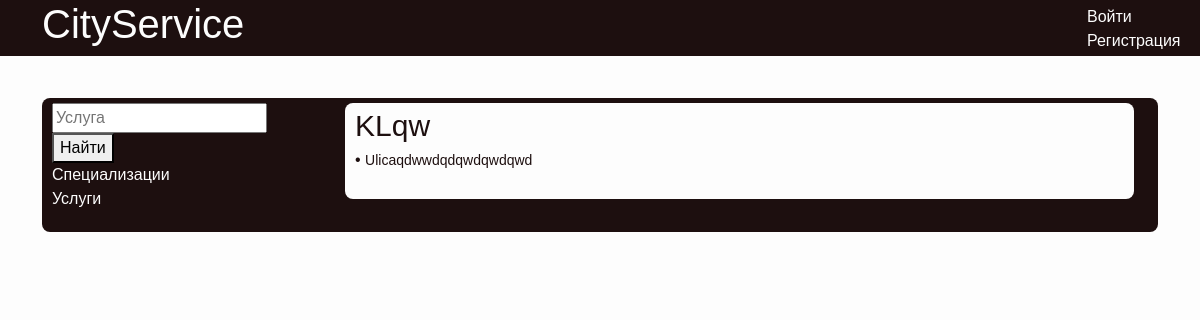
The app's page /cityservice/companies, older data.
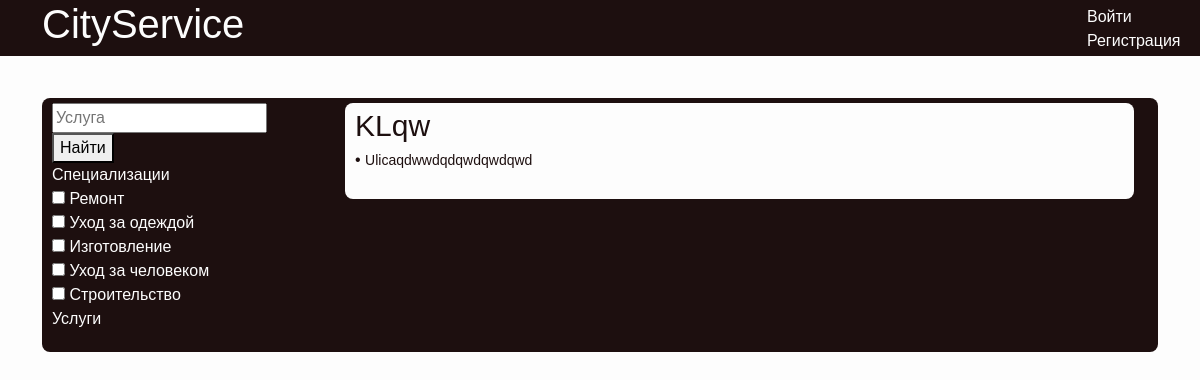
The same page, newer data.
### etc/models.py (models this page shows)
class Company(models.Model):
    id = models.IntegerField(primary_key=True)
    name = models.CharField(max_length=150, null=False) #blank = False?
    rank = models.IntegerField(null=True)
    type_of_ownership = models.CharField(max_length=150, null=True)
    address = models.CharField(max_length=200, null=True)
    account = models.ForeignKey(Account, on_delete=models.CASCADE)
    services = models.ManyToManyField(Service)
    specializations = models.ManyToManyField(Specialization)
    holidays = models.ManyToManyField(Holiday)
    day_of_work = models.ManyToManyField(Day_of_work)
    class Meta:
        db_table = "company"

class Specialization(models.Model):
    id = models.IntegerField(primary_key=True)
    name = models.CharField(max_length=150, null=False)
    class Meta:
        db_table = "specialization"

### etc/views.py (the view)
# urls.py: path('cityservice/companies', companies, name='companies'),
def companies(request):
    context = {
        'companies': Company.objects.all()[:10],
        'specs': Specialization.objects.all(),
    }
    return render(request, 'companies.html', context)

### etc/templates/companies.html (shortened to what this page needs)
{% load static %}
<!DOCTYPE html>
<html lang="en">
<head>
    <link href="/static/bootstrap/css/bootstrap.min.css" rel="stylesheet">
    <link href="/static/company_style.css" rel=stylesheet>
</head>
<body>
    <header>
        <div class="container ">
            <div class="row">
                <div class="col-11">
                    <h1 class="text-left cs-h1">CityService</h1>
                </div>
                <div class="col-1 cs-registration">
                    {% if request.user.is_authenticated %}
                        <a href={%url 'account_profile'%} class="cs-a-registr">Профиль</a>
                        <a href={% url 'account_logout'%} class="cs-a-registr">Выйти</a>
                    {% else %}
                        <a href={% url 'account_login'%} class="cs-a-registr">Войти</a>
                        <a href={% url 'account_registration'%} class="cs-a-registr">Регистрация</a>
                    {% endif %}
                </div>
            </div>
        </div>
    </header>
    <hr>
    <div class="container">
    <br>
    <div class="container">
        <div class="row">
            <div class="col-3 cs-panel">
                <form class="cs-form" action="#" method="get">
                    <input placeholder="Услуга" class="cs-input">
                    <button class="cs-button">
                        <span class="cs-span">Найти</span>
                    </button>
                </form>
                <div class="spez-name">Специализации</div>
                <div class="spez">
                    <div class="row">
                        <form method="POST" action="#">
                            {% for spec in specs %}
                            <div class="">
                                    <input name="spec" onclick="a()" id="input_spec" type="checkbox">
                                    <label for="input_spec">{{ spec.name }}</label>
                                    <br>
                            </div>
                            {% endfor %}
                        </form>
                    </div>
                </div>
                <div class="spez-name">Услуги</div>
            </div>
            <div class="col-9 cs-spezi">
                <div class="cs-spezi_list">
                    <div class="container">
                        {% for company in companies %}
                        <div class="row">
                            <div class="column-10">
                                <div class="cs-spez">
                                    <a class="cs-vakansiya-ssilka" href="#">
                                        <span class="cs-vakansiya-name">{{company.name}}</span>
                                    </a>
                                    <br>
                                    <span class="tochka"> • </span>
                                    <span class="cs-vakansiya-company">{{company.address}}</span>
                                    <br>
                                    <br>
                                </div>
                            </div>
                        </div>
                        {% endfor %}
                    </div>
                </div>
            </div>
        </div>
</body>
</html>

Row changes from the older to the newer data that the page shows:
added Specialization: name "Ремонт"
added Specialization: name "Уход за одеждой"
added Specialization: name "Изготовление"
added Specialization: name "Уход за человеком"
added Specialization: name "Строительство"
